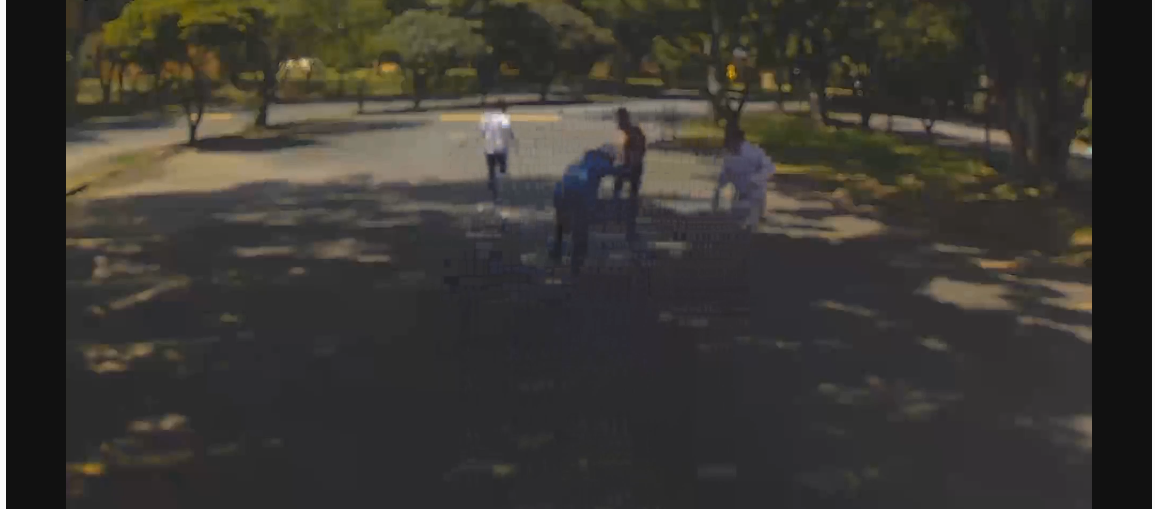
#> input picture ss/img/exfo.jpg, 1155 x 509 px
$ python -i preprocessing.py   (imports and definitions only)   (older library calls are emulated)
#> lines starting #> are read from the running program, lines starting #| are printed output that depends on the picture
### source/activity_detection/registry.py
"""Name -> class registry that lets YAML configs select detectors, trackers, features and models by name."""

from __future__ import annotations

from typing import Any, Callable, Dict

# This is where the registered classes are kept: one dict of name -> class for each component
# kind.
_REGISTRIES: Dict[str, Dict[str, type]] = {
    "detector": {}, "tracker": {}, "preprocessor": {},
    "feature": {}, "model": {},
}


def register(category: str, name: str) -> Callable:
    """Class decorator that registers the class as (*category*, *name*); it raises if the name is taken."""
    if category not in _REGISTRIES:
        raise KeyError(f"Unknown category '{category}'. Valid: {list(_REGISTRIES.keys())}")
    def decorator(cls: type) -> type:
        if name in _REGISTRIES[category]:
            raise ValueError(f"'{name}' already registered under '{category}'")
        _REGISTRIES[category][name] = cls
        return cls
    return decorator


# [7 lines left out: function build, not called in this run]


def available(category: str) -> list:
    return sorted(_REGISTRIES.get(category, {}).keys())


def is_registered(category: str, name: str) -> bool:
    return name in _REGISTRIES.get(category, {})


# [5 lines left out: function get_class, not called in this run]

### source/activity_detection/preprocessing.py
"""Frame preprocessing: resize → greyscale → blur → (optional) distortion enhancement.

Three preprocessors are registered:
  * ``passthrough``       — greyscale only, no resize or smoothing.
  * ``standard``          — resize + greyscale + Gaussian blur.
  * ``distortion_aware``  — standard pipeline + per-frame distortion
                            detection and adaptive enhancement.
"""
from __future__ import annotations

from dataclasses import dataclass, field
from typing import Dict, Literal, Tuple

import cv2
import numpy as np

from .interfaces import Preprocessor, PreprocessResult
from .registry import register


def frame_quality_metrics(gray: np.ndarray) -> Dict[str, float]:
    """Sharpness and brightness of one grey frame, measured before any enhancement.

    Every preprocessor reports these same keys, so the ``diag_*`` features mean the same thing for all of them.

    Returns:
        A dict with ``laplacian_var`` (low = blurry), ``tenengrad`` (mean Sobel gradient),
        ``brenner`` (mean absolute horizontal difference) and ``brightness`` (mean grey level).
    """
    g = gray.astype(np.float64) if gray.dtype != np.uint8 else gray
    gx = cv2.Sobel(g, cv2.CV_64F, 1, 0)
    gy = cv2.Sobel(g, cv2.CV_64F, 0, 1)
    return {
        "laplacian_var": float(cv2.Laplacian(g, cv2.CV_64F).var()),
        "tenengrad": float(np.sqrt(gx ** 2 + gy ** 2).mean()),
        "brenner": float(np.mean(np.abs(np.diff(g.astype(np.float64), axis=1)))) if g.shape[1] > 1 else 0.0,
        "brightness": float(g.mean()),
    }


@dataclass
class DistortionReport:
    """Result of the per-frame distortion test: sharpness, brightness, the blurry / under- / over-exposed flags and a label.
    """

    blur_score: float
    brightness: float
    is_blurry: bool
    is_underexposed: bool
    is_overexposed: bool
    distortion_type: str
    extra_metrics: Dict[str, float] = field(default_factory=dict)


# [75 lines left out: functions _detect_distortion, _unsharp_mask, _wiener_filter, _gamma_correct, not called in this run]


def _contrast_stretch(gray: np.ndarray) -> np.ndarray:
    p2, p98 = np.percentile(gray, (2, 98))
    return cv2.normalize(gray, None, int(p2), int(p98), cv2.NORM_MINMAX)  # type: ignore[call-overload]


@register("preprocessor", "passthrough")
class PassthroughPreprocessor(Preprocessor):
    """Convert to greyscale only — useful for debugging the raw signal."""

    # [8 lines left out: function process, not called in this run]


@register("preprocessor", "standard")
class StandardPreprocessor(Preprocessor):
    """Resize → greyscale → Gaussian blur.  No adaptive enhancement."""

    # [18 lines left out: functions __init__, process, not called in this run]


@register("preprocessor", "distortion_aware")
class DistortionAwarePreprocessor(Preprocessor):
    """Standard preprocessing plus a check for blur and bad exposure on every frame.

    A blurry frame gets a sharpening step and an under- or over-exposed one gets an exposure fix; optional
    gamma correction and contrast stretching follow, and the Gaussian blur comes last.
    """

    # [108 lines left out: functions __init__, _enhance_blur, _enhance_exposure, process, not called in this run]

>>> import cv2
>>> picture = cv2.imread('../../ss/img/exfo.jpg', cv2.IMREAD_GRAYSCALE)
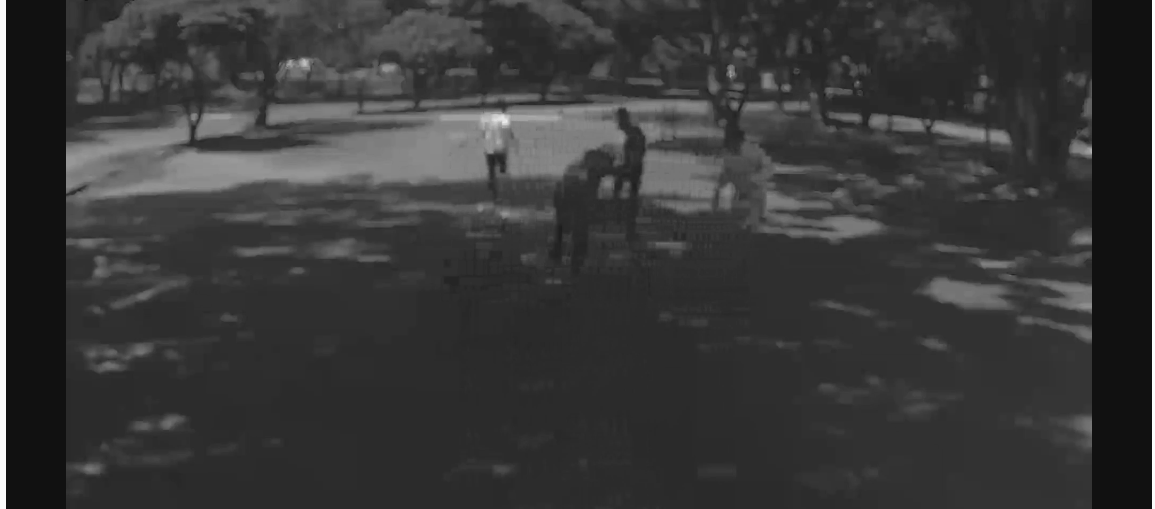
#> picture: shape (509, 1155); min 17, max 251, mean 56.5
>>> result = frame_quality_metrics(picture)
#> in frame_quality_metrics, `gx = cv2.Sobel(g, cv2.CV_64F, 1, 0)`:
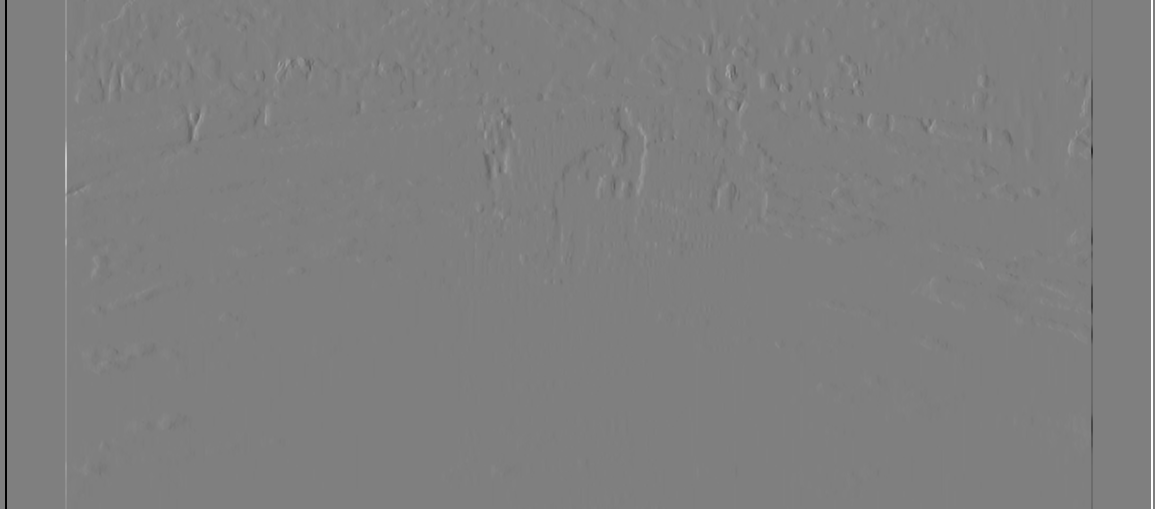
#> gx: shape (509, 1155) float64; min -936, max 936, mean 0; drawn with min black and max white
#> in frame_quality_metrics, `gy = cv2.Sobel(g, cv2.CV_64F, 0, 1)`:
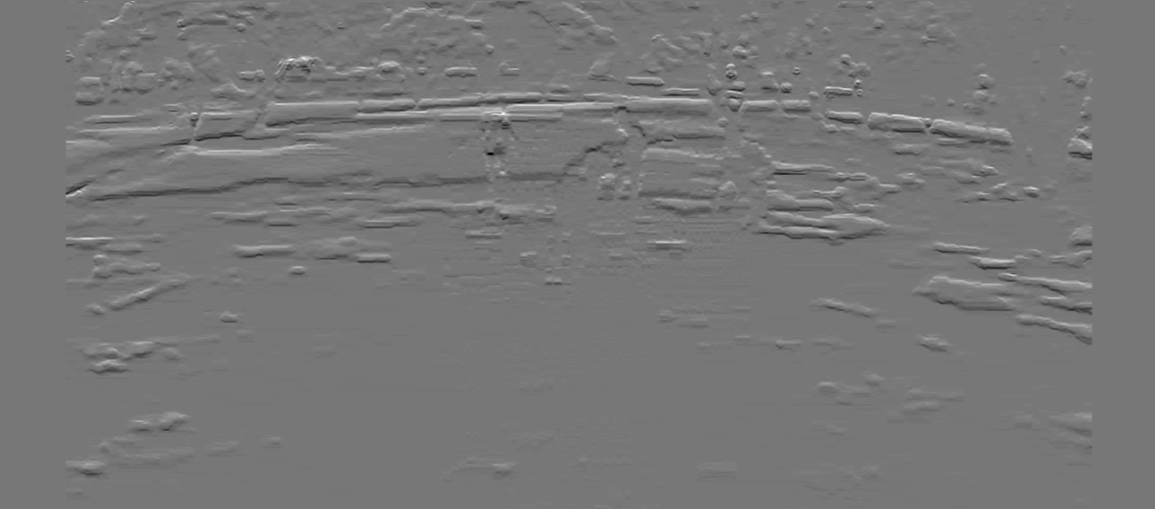
#> gy: shape (509, 1155) float64; min -277, max 313, mean -0.2; drawn with min black and max white
#> result = {'laplacian_var': 212.8, 'tenengrad': 16.81, 'brenner': 1.24, 'brightness': 56.47}

$ run again, on ss/img/exposure.jpg
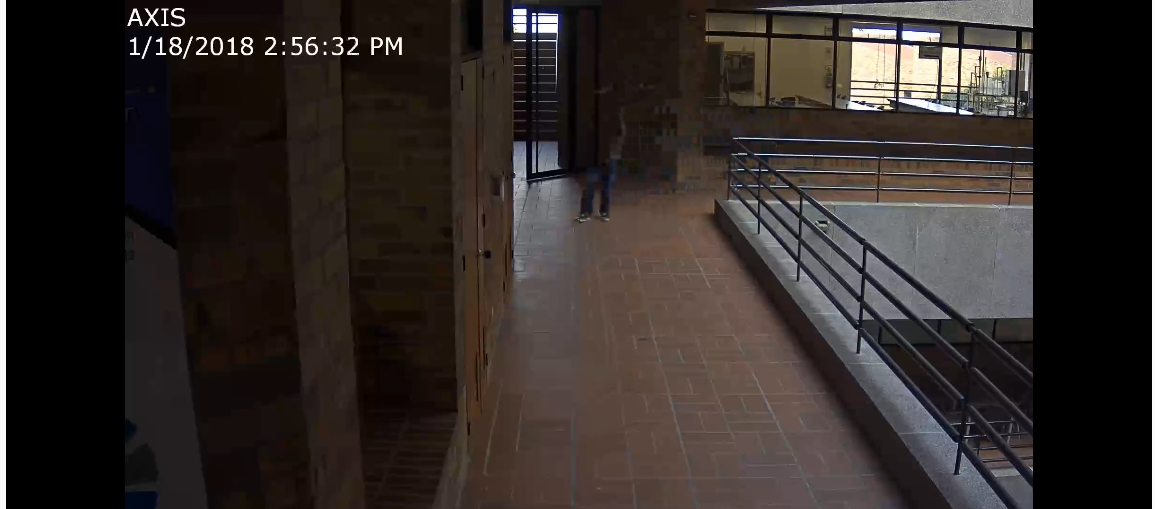
#> input picture ss/img/exposure.jpg, 1155 x 509 px
#> in frame_quality_metrics, `gx = cv2.Sobel(g, cv2.CV_64F, 1, 0)`:
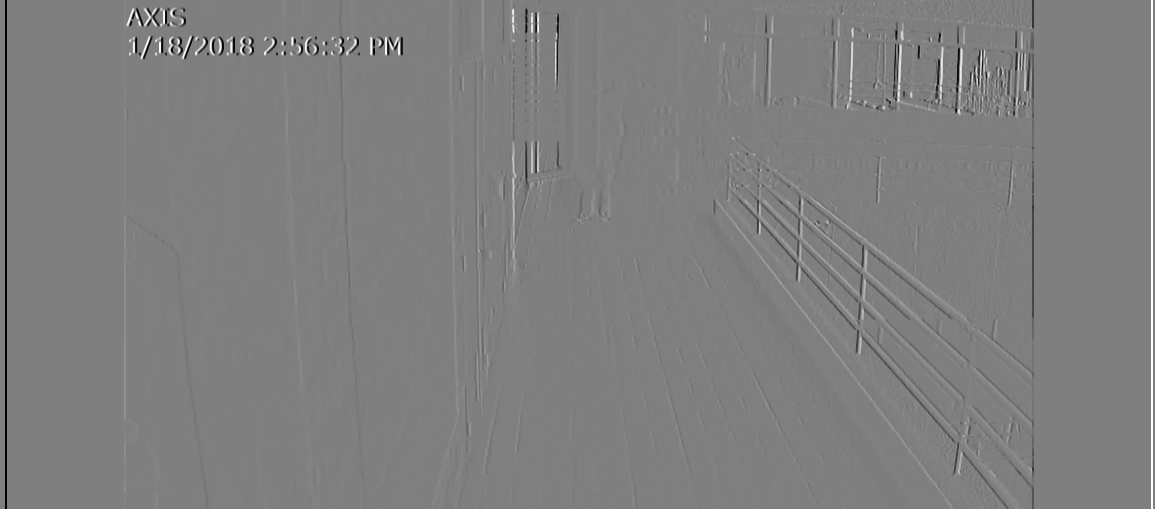
#> gx: shape (509, 1155) float64; min -1004, max 1004, mean 0; drawn with min black and max white
#> in frame_quality_metrics, `gy = cv2.Sobel(g, cv2.CV_64F, 0, 1)`:
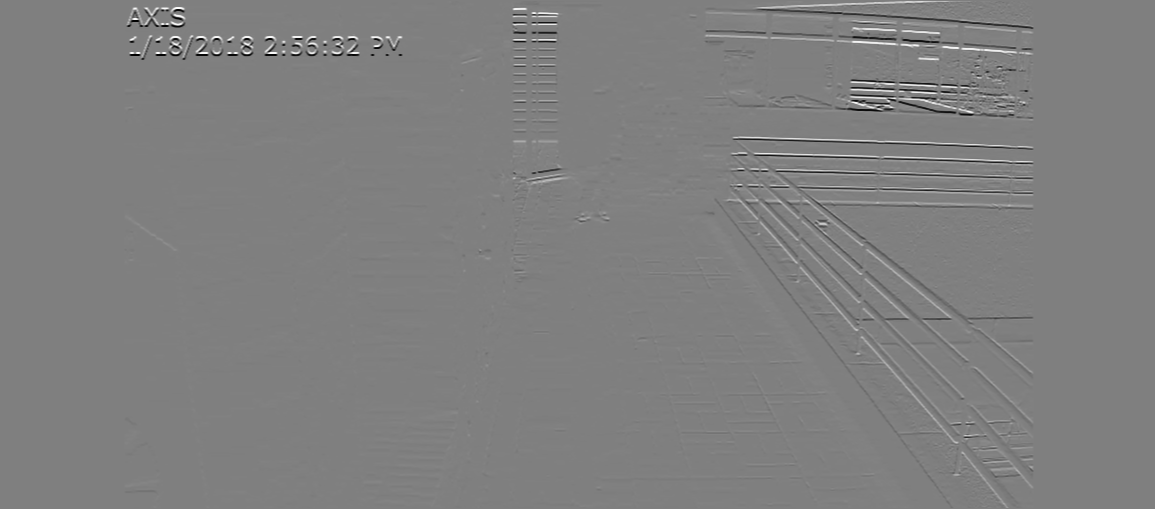
#> gy: shape (509, 1155) float64; min -1004, max 997, mean 0.2; drawn with min black and max white
#> result = {'laplacian_var': 1340.3, 'tenengrad': 35.72, 'brenner': 3.17, 'brightness': 44.07}
